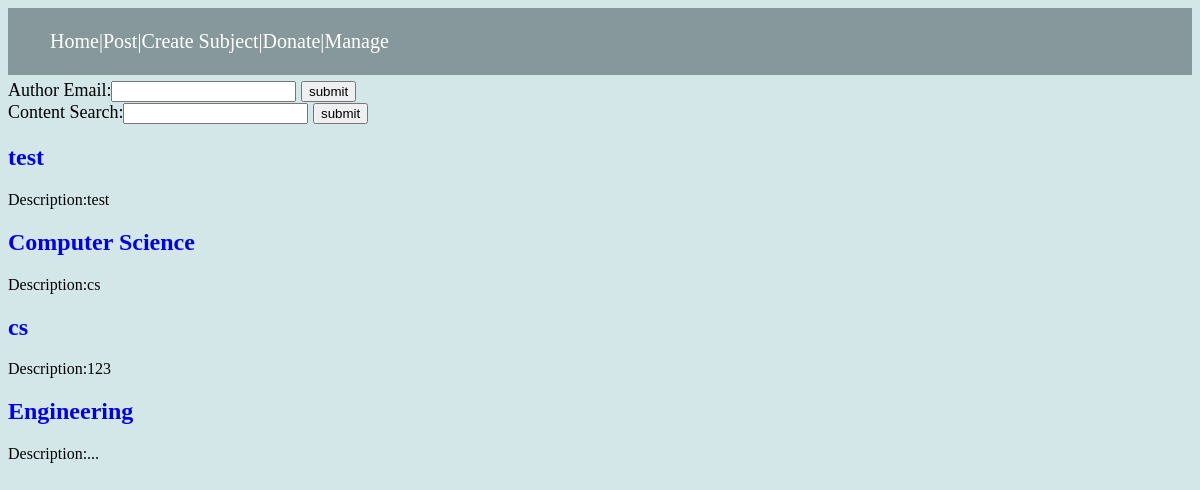
The page / on the database its author committed.
### model.py (models this page shows)
class Subject(db.Model):
    __tablename__ = 'subject'
    id = db.Column(db.Integer, primary_key=True)
    title = db.Column(db.Text)
    description = db.Column(db.Text)
    articles = db.relationship('Article')

### app.py (the view)
@app.route('/')
def home():
    subjects = subjectService.find_all_subject()
    return render_template('home.html',subjects=subjects)

### app.py (called while the page is built)
@app.before_request
def before_request():
    addr = request.remote_addr
    ip = ipService.find_ip_by_ip(addr)
    if ip is None:
        ip = IP(addr=addr, is_blocked=0)
        ipService.insert(ip)
    elif ip.is_blocked == 1:
        os.abort(403)

### services.py (called while the page is built)
    def find_all_subject(self):
        subjects = Subject.query.all()
        return subjects

    def find_ip_by_ip(self,addr):
        ip = IP.query.filter_by(addr=addr).first()
        return ip

### templates/home.html (shortened to what this page needs)
{% extends "base.html" %}
{% block content %}
<div class="author" style="font-size: 18px;margin-top:5px">
    <form action="/author" method="post">
        Author Email:<input type="text" name="email" required>
        <input type="submit" value="submit">
    </form>
    <form action="/search">
        Content Search:<input type="text" name="content">
        <input type="submit" value="submit">
    </form>
</div>
<div class="all-subjects">
        {% for subject in subjects %}
            <h2><a href="/subject/{{ subject.id }}">{{ subject.title }}</a></h2>
            <p>Description:{{ subject.description }}</p>
        {% endfor %}
 </div>
{% endblock %}

### rows shown on the page
Subject: title "test", description "test"
Subject: title "Computer Science", description "cs"
Subject: title "cs", description "123"
Subject: title "Engineering", description "..."
